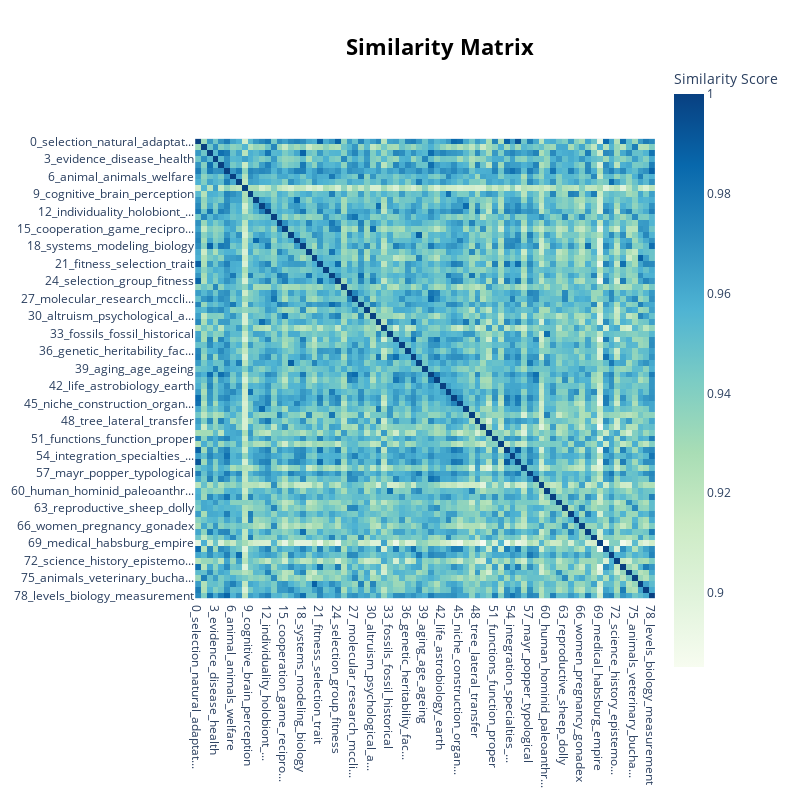

Here is the notebook cell this chart was saved with:
### Code cell
topic_model.visualize_heatmap()

### Figure 1 — Plotly figure (JSON) as saved in the notebook; plotly's stock layout.template omitted (floating-point values rounded to 4 significant figures; data arrays with more than 128 entries replaced by an {"elided": "..."} marker saying what was removed)
{"data": [{"coloraxis": "coloraxis", "hovertemplate": "x: %{x}<br>y: %{y}<br>Similarity Score: %{z}<extra></extra>", "name": "0", "type": "heatmap", "x": ["0_selection_natural_adaptat...", "1_disease_diseases_was", "2_synthetic_biology_enginee...", "3_evidence_disease_health", "4_dna_code_genome", "5_laws_levins_scientific", "6_animal_animals_welfare", "7_kant_judgment_nature", "8_covid_19_pandemic", "9_cognitive_brain_perception", "10_conservation_biodiversit...", "11_species_taxa_concept", "12_individuality_holobiont_...", "13_genetics_blood_anthropol...", "14_cultural_culture_art", "15_cooperation_game_recipro...", "16_darwin_selection_his", "17_ecology_ecological_ecolo...", "18_systems_modeling_biology", "19_language_communication_l...", "20_ethics_moral_naturalistic", "21_fitness_selection_trait", "22_race_racial_races", "23_memory_learning_social", "24_selection_group_fitness", "25_psychiatric_disorders_di...", "26_breeding_mendel_heredity", "27_molecular_research_mccli...", "28_sexual_incest_human", "29_cancer_cancers_cells", "30_altruism_psychological_a...", "31_homology_phylogenetic_sy...", "32_astrology_astrological_i...", "33_fossils_fossil_historical", "34_development_developmenta...", "35_diagrams_visual_images", "36_genetic_heritability_fac...", "37_morphological_developmen...", "38_huxley_paley_darwinism", "39_aging_age_ageing", "40_monod_jacob_davidson", "41_embryo_roux_embryology", "42_life_astrobiology_earth", "43_consciousness_sensory_ne...", "44_ultimate_proximate_disti...", "45_niche_construction_organ...", "46_type_names_specimen", "47_paleolithic_cultural_000", "48_tree_lateral_transfer", "49_signals_signaling_inform...", "50_crisis_psychology_husserl", "51_functions_function_proper", "52_physiology_nutrition_diet", "53_contingency_contingent_e...", "54_integration_specialties_...", "55_drift_chance_punctuation", "56_viruses_viral_virus", "57_mayr_popper_typological", "58_waddington_epigenetics_d...", "59_eugenics_eugenic_social", "60_human_hominid_paleoanthr...", "61_information_biosemiotics...", "62_microbiome_causal_pylori", "63_reproductive_sheep_dolly", "64_mechanistic_causation_ca...", "65_nerve_nervous_brain", "66_women_pregnancy_gonadex", "67_mechanism_mechanisms_mec...", "68_emotions_emotion_psychol...", "69_medical_habsburg_empire", "70_ees_synthesis_developmen...", "71_generation_vitalism_biol...", "72_science_history_epistemo...", "73_equation_price_grafen", "74_microbial_exploratory_me...", "75_animals_veterinary_bucha...", "76_moral_evaluative_judgments", "77_economics_darwinism_econ...", "78_levels_biology_measurement"], "xaxis": "x", "y": ["0_selection_natural_adaptat...", "1_disease_diseases_was", "2_synthetic_biology_enginee...", "3_evidence_disease_health", "4_dna_code_genome", "5_laws_levins_scientific", "6_animal_animals_welfare", "7_kant_judgment_nature", "8_covid_19_pandemic", "9_cognitive_brain_perception", "10_conservation_biodiversit...", "11_species_taxa_concept", "12_individuality_holobiont_...", "13_genetics_blood_anthropol...", "14_cultural_culture_art", "15_cooperation_game_recipro...", "16_darwin_selection_his", "17_ecology_ecological_ecolo...", "18_systems_modeling_biology", "19_language_communication_l...", "20_ethics_moral_naturalistic", "21_fitness_selection_trait", "22_race_racial_races", "23_memory_learning_social", "24_selection_group_fitness", "25_psychiatric_disorders_di...", "26_breeding_mendel_heredity", "27_molecular_research_mccli...", "28_sexual_incest_human", "29_cancer_cancers_cells", "30_altruism_psychological_a...", "31_homology_phylogenetic_sy...", "32_astrology_astrological_i...", "33_fossils_fossil_historical", "34_development_developmenta...", "35_diagrams_visual_images", "36_genetic_heritability_fac...", "37_morphological_developmen...", "38_huxley_paley_darwinism", "39_aging_age_ageing", "40_monod_jacob_davidson", "41_embryo_roux_embryology", "42_life_astrobiology_earth", "43_consciousness_sensory_ne...", "44_ultimate_proximate_disti...", "45_niche_construction_organ...", "46_type_names_specimen", "47_paleolithic_cultural_000", "48_tree_lateral_transfer", "49_signals_signaling_inform...", "50_crisis_psychology_husserl", "51_functions_function_proper", "52_physiology_nutrition_diet", "53_contingency_contingent_e...", "54_integration_specialties_...", "55_drift_chance_punctuation", "56_viruses_viral_virus", "57_mayr_popper_typological", "58_waddington_epigenetics_d...", "59_eugenics_eugenic_social", "60_human_hominid_paleoanthr...", "61_information_biosemiotics...", "62_microbiome_causal_pylori", "63_reproductive_sheep_dolly", "64_mechanistic_causation_ca...", "65_nerve_nervous_brain", "66_women_pregnancy_gonadex", "67_mechanism_mechanisms_mec...", "68_emotions_emotion_psychol...", "69_medical_habsburg_empire", "70_ees_synthesis_developmen...", "71_generation_vitalism_biol...", "72_science_history_epistemo...", "73_equation_price_grafen", "74_microbial_exploratory_me...", "75_animals_veterinary_bucha...", "76_moral_evaluative_judgments", "77_economics_darwinism_econ...", "78_levels_biology_measurement"], "yaxis": "y", "z": {"elided": "79x79 float values"}}], "layout": {"coloraxis": {"colorbar": {"title": {"text": "Similarity Score"}}, "colorscale": [[0, "rgb(247,252,240)"], [0.125, "rgb(224,243,219)"], [0.25, "rgb(204,235,197)"], [0.375, "rgb(168,221,181)"], [0.5, "rgb(123,204,196)"], [0.625, "rgb(78,179,211)"], [0.75, "rgb(43,140,190)"], [0.875, "rgb(8,104,172)"], [1, "rgb(8,64,129)"]]}, "height": 800, "hoverlabel": {"bgcolor": "white", "font": {"family": "Rockwell", "size": 16}}, "legend": {"title": {"text": "Trend"}}, "margin": {"t": 60}, "showlegend": true, "title": {"font": {"color": "Black", "size": 22}, "text": "<b>Similarity Matrix</b>", "x": 0.55, "xanchor": "center", "y": 0.95, "yanchor": "top"}, "width": 800, "xaxis": {"anchor": "y", "constrain": "domain", "domain": [0, 1], "scaleanchor": "y"}, "yaxis": {"anchor": "x", "autorange": "reversed", "constrain": "domain", "domain": [0, 1]}}}
